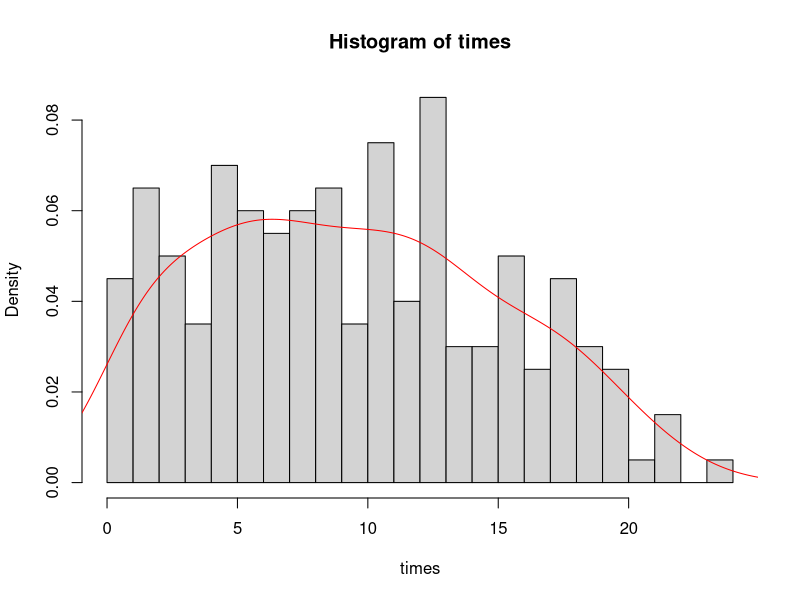
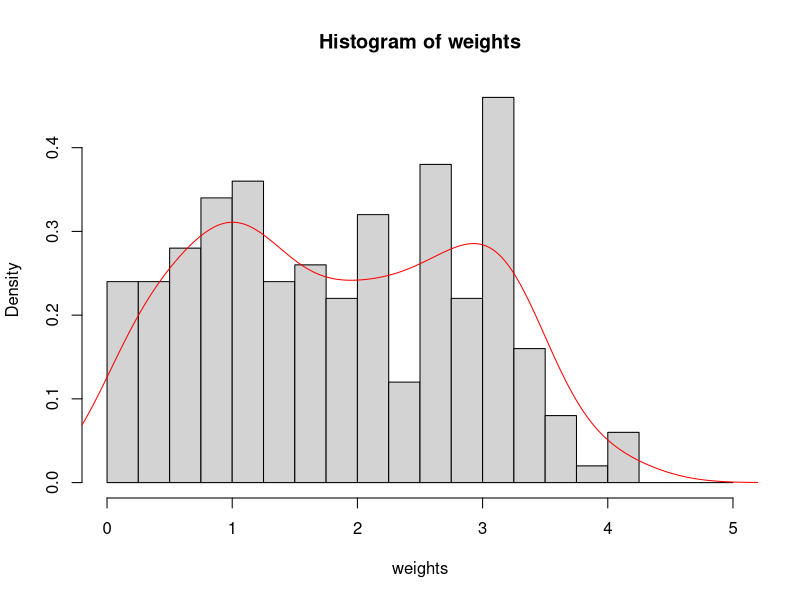
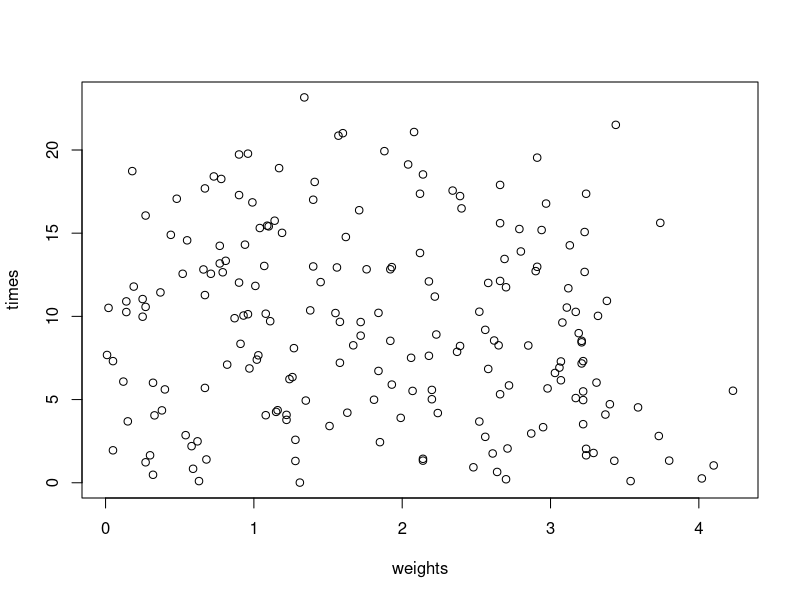
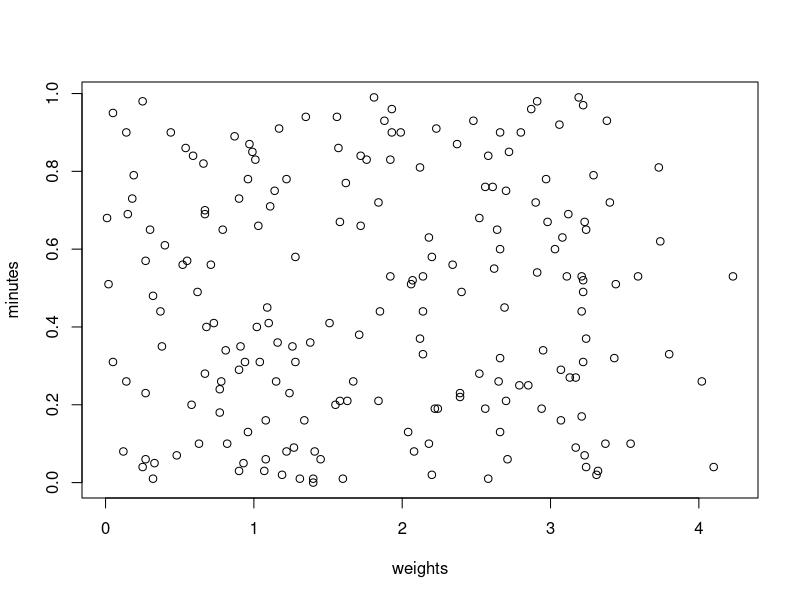

The R script that drew these images, in order:
setwd("~/Google Drive/Study/Data Science Masters/Modules/Foundations of DS/Coursework/CW1")
fd <- read.table ("fish.txt", header = F)
colnames(fd) <- c("Time", "Weight")
times <- fd$Time
minutes <- times - floor(times)
weights <- fd$Weight
hist(times, breaks = (0:24), probability=T)
lines( density ( times ), col="red" )
hist(weights, breaks = (0:20)/4, probability=T)
lines( density ( weights ), col="red" )
plot(times ~ weights)
plot(minutes ~ weights)